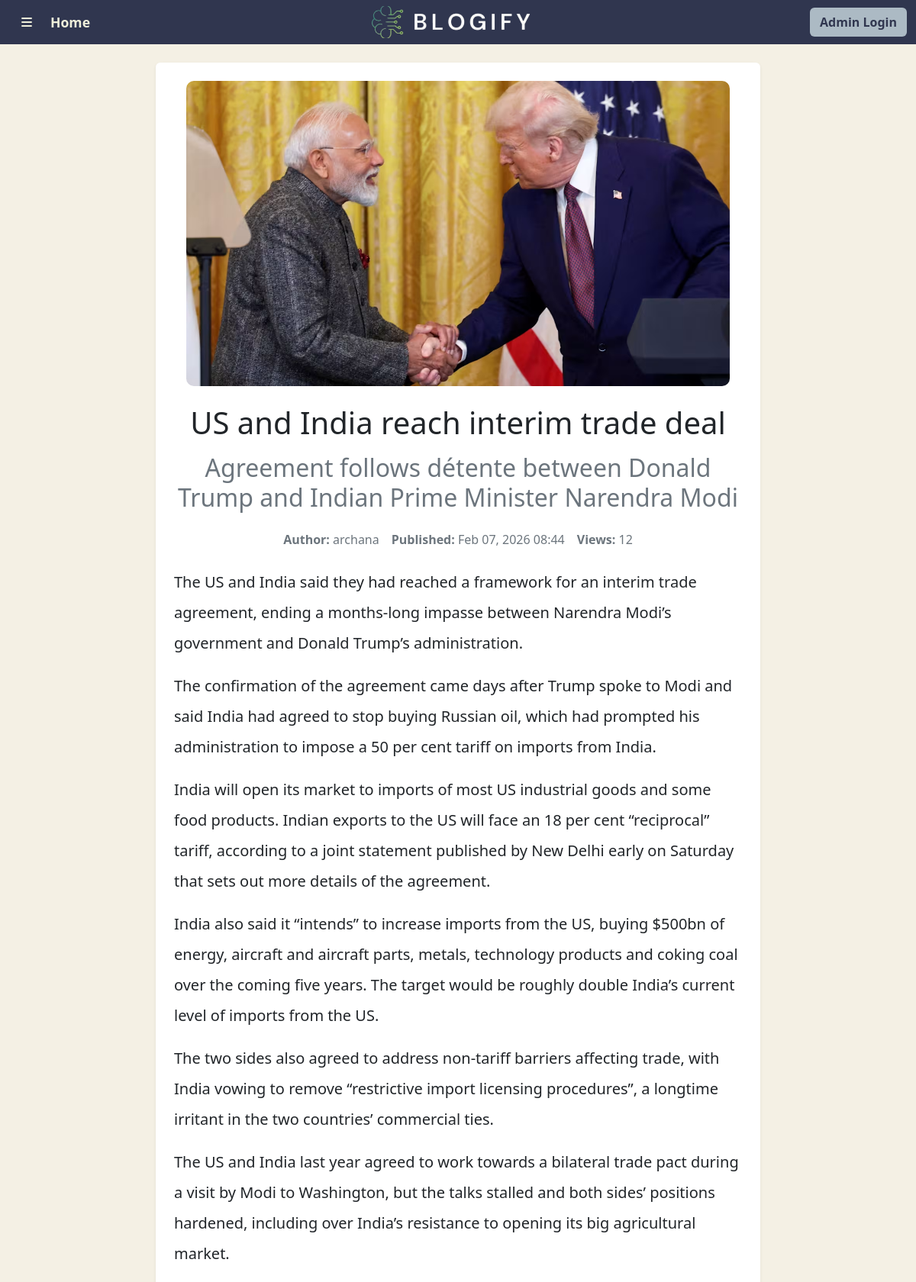
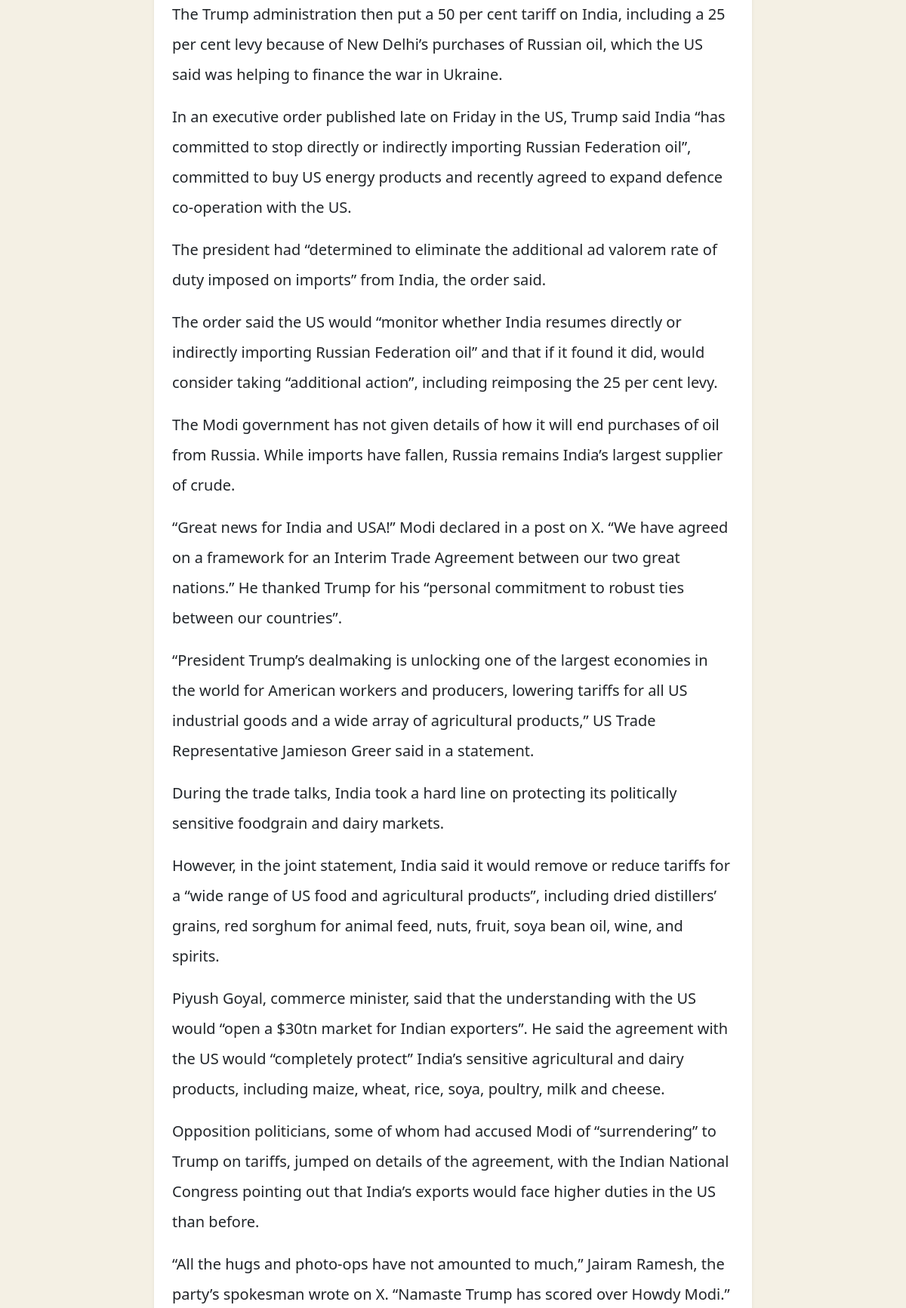
The app's page /readblog/3/ (upper part) with its own data (2 pictures, top to bottom).
### mainapp/models.py (models this page shows, shortened)
class Blog(models.Model):
    title = models.CharField(max_length=200)
    subtitle = models.CharField(max_length=300)
    author = models.CharField(max_length=100)
    content = models.TextField()
    views = models.IntegerField(default=0)
    image = models.ImageField(upload_to="blog_images/", null=True, blank=True)
    published_at = models.DateTimeField(auto_now_add=True)
    updated_at = models.DateTimeField(auto_now=True)
    class Meta:
        ordering = ["-published_at"]

### mainapp/views.py (the view)
# urls.py: path('readblog/<int:id>/', views.readblog, name='readblog'),
def readblog(request, id):
    blog = get_object_or_404(Blog, id=id)
    comment_form = CommentForm(request.POST or None)
    if request.method == "POST":
        if comment_form.is_valid():
            comment = comment_form.save(commit=False)
            comment.blog = blog
            comment.save()
            messages.success(request, "Thanks for sharing your comment.")
            comment_url = f"{reverse('readblog', args=[blog.id])}?commented=1"
            return redirect(comment_url)
        messages.error(request, "Please correct the comment form below.")
    elif request.GET.get("commented") != "1":
        Blog.objects.filter(id=blog.id).update(views=F("views") + 1)
        blog.refresh_from_db()
    comments = Comment.objects.filter(blog=blog)
    context = {
        "blog": blog,
        "comments": comments,
        "comment_form": comment_form,
    }
    return render(request, "readblog.html", context)

### mainapp/templates/readblog.html (shortened to what this page needs)
{% extends 'base.html' %}
{% load static %}
{% block content %}
<div class="row py-4" style="background-color: #F4F0E4;">
    <div class="col-lg-8 mx-auto">
        <div class="card border-0 shadow-sm p-4">
            <div class="text-center">
                {% if blog.image %}
                <img src="{{ blog.image.url }}" alt="{{ blog.title }}" class="img-fluid"
                    style="max-height: 400px; border-radius: 10px; object-fit: cover;">
                {% else %}
                <img src="{% static 'img/back.webp' %}" alt="Default blog cover" class="img-fluid"
                    style="max-height: 400px; border-radius: 10px; object-fit: cover;">
                {% endif %}
            </div>
            <div class="mt-4">
                <h1 class="text-center mb-3">{{ blog.title }}</h1>
                <h2 class="text-center mb-4 text-muted">{{ blog.subtitle }}</h2>
                <div class="d-flex flex-wrap gap-3 justify-content-center mb-4 text-muted">
                    <span><strong>Author:</strong> {{ blog.author }}</span>
                    <span><strong>Published:</strong> {{ blog.published_at|date:"M d, Y H:i" }}</span>
                    <span><strong>Views:</strong> {{ blog.views }}</span>
                </div>
                <div class="fs-5 lh-lg">{{ blog.content|linebreaks }}</div>
            </div>
        </div>
    </div>
</div>
{% endblock %}

### mainapp/static/css/style.css (style rules this page uses)
body { overflow-x: hidden; }

### records on screen
Blog: image (picture), title "US and India reach interim trade deal", subtitle "Agreement follows détente between Donald Trump and Indian Prime Minister Narendra Modi", author "archana", published_at "Feb 07, 2026 08:44", views "12", content "The US and India said they had reached a framework for an interim trade agreement, ending a months-long impasse between Narendra Modi’s government and Donald Trump’s administration. The confirmation of the agreement came days after Trump spoke to Modi and said India had agreed to stop buying Russian oil, which had prompted his administration to impose a 50 per cent tariff on imports from India. India will open its market to imports of most US industrial goods and some food products. Indian exports to the US will face an 18 per cent “reciprocal” tariff, according to a joint statement published by New Delhi early on Saturday that sets out more details of the agreement. India also said it…"
